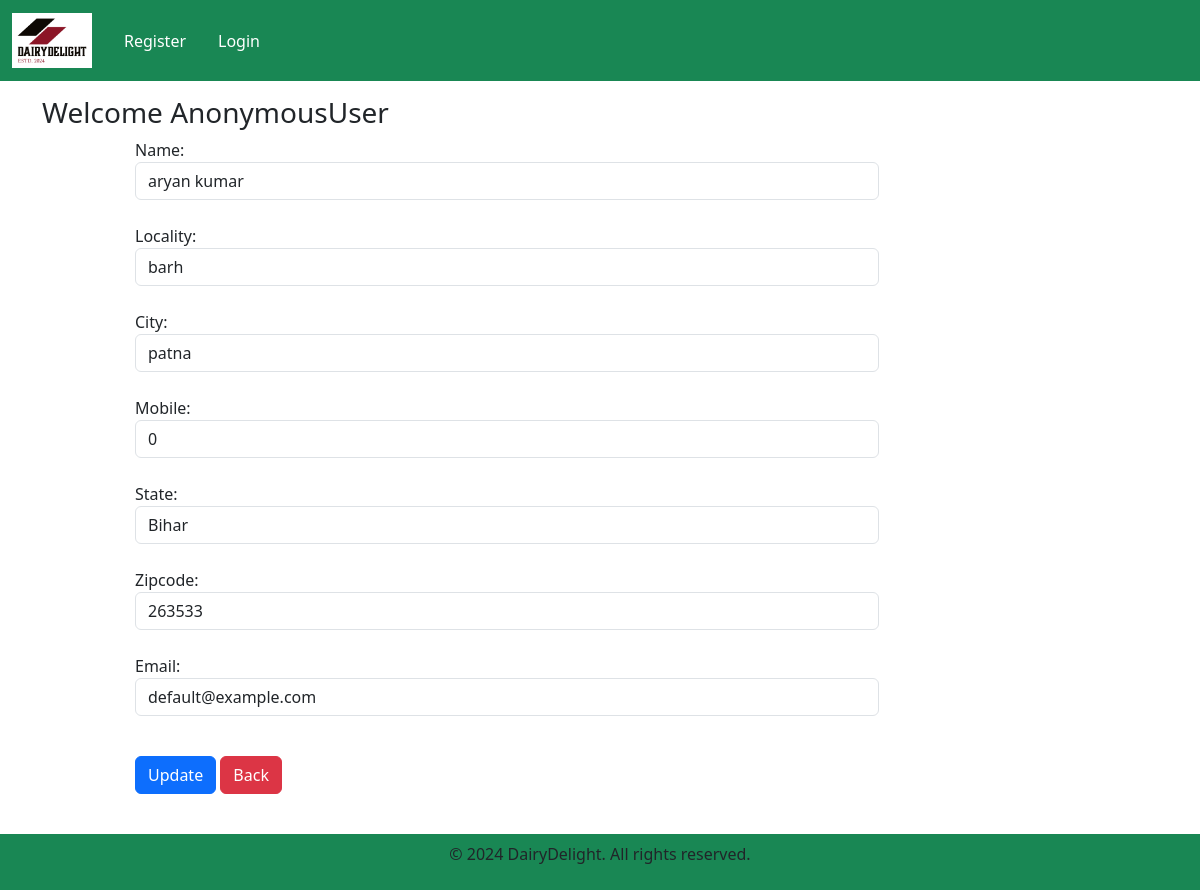
The app's page /updateAddress/20 with its own data.
### app/models.py (models this page shows, shortened)
class Customer(models.Model):
    user = models.ForeignKey(User, on_delete=models.CASCADE)
    name = models.CharField(max_length=200)
    locality = models.CharField(max_length=200)
    city = models.CharField(max_length=50)
    mobile = models.IntegerField(default=0)
    zipcode = models.IntegerField()
    state = models.CharField(choices=STATE_CHOICES, max_length=100)
    email = models.EmailField(null=False, default="default@example.com")

### app/views.py (the view, shortened to what this page needs)
# urls.py: path('updateAddress/<int:pk>', views.updateAddressView.as_view(), name='updateAddress'),
class updateAddressView(View):
    def get(self, request, pk):
        add = Customer.objects.get(pk=pk)
        form = CustomerProfileForm(instance = add)
        totalitem = 0
        wishitem = 0
        if request.user.is_authenticated:
            totalitem = len(Cart.objects.filter(user=request.user))
            wishitem = len(Wishlist.objects.filter(user=request.user))
        return render(request, 'app/updateAddress.html', locals())

### app/forms.py
class CustomerProfileForm(forms.ModelForm):
    class Meta:
        model = Customer
        fields = ['name', 'locality', 'city', 'mobile', 'state', 'zipcode', 'email']
        widgets ={
            'name': forms.TextInput(attrs={'class': 'form-control'}),
            'locality': forms.TextInput(attrs={'class': 'form-control'}),
            'city': forms.TextInput(attrs={'class': 'form-control'}),
            'mobile': forms.NumberInput(attrs={'class': 'form-control'}),
            'state': forms.Select(attrs={'class': 'form-control'}),
            'zipcode': forms.NumberInput(attrs={'class': 'form-control'}),
            'email': forms.EmailInput(attrs={'class': 'form-control'}),
        }

### app/templates/app/updateAddress.html (shortened to what this page needs)
{% extends "app/base.html" %}
{% load static %}
{% block main-content %}
<br>
<br>
<div class="container my-5">
    <div class="row">
        <h3>Welcome <span class="text-capitalize">{{request.user}}</span> </h3>
    </div>
    <div class="col-sm-8 offset-sm-1">
        <form action="" method="post">
            {% for fm in form %}
                {{fm.label_tag}} {{fm}} <small class="text-danger">{{fm.errors|striptags}}</small> <br>
                {% endfor %}
                <div class="col-12 mt-3">
                    <button type="submit" class="btn btn-primary">Update</button>
                    <a href="{% url 'address' %}" type="button" class="btn btn-danger">Back</a>
                </div>
        </form>
    </div>
</div>
<br>
<br>
{% endblock main-content %}

### records on screen
Customer: form "aryan kumar" "barh" "patna" "0" "Bihar" "263533" "default@example.com"

### other values on screen
{{ request.user }} "AnonymousUser"
{{ fm.label_tag }} "Name:" "Locality:" "City:" "Mobile:" "State:" "Zipcode:" "Email:"
